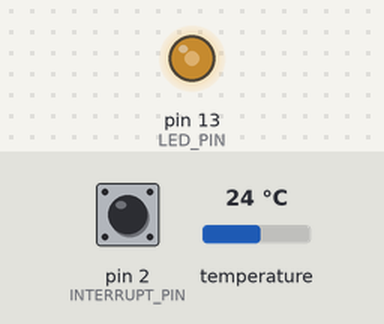
Recording of a sketch running on a simulated Arduino Leonardo, built with avr-gcc and run on an emulated ATmega32U4. Shown: output pins drawn as LEDs (lit = HIGH). The inputs (shaded band) are chosen by the test bench; at power-on: pin 2 (INTERRUPT_PIN) LOW, temperature 24 °C. The sensor or clock chip raises its interrupt line as the real part does; pins used as bus, display or sensor lines are not drawn; what the sketch prints to the serial monitor is not drawn.

Above: at 5.7 s.
5.8 s: pin 2 (INTERRUPT_PIN) pulled HIGH for 0.15 s
At 6.9 s:
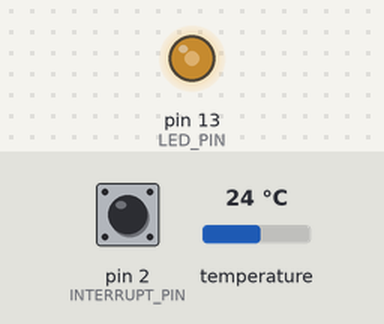
8.9 s: pin 2 (INTERRUPT_PIN) pulled HIGH for 1 s
At 9.7 s:
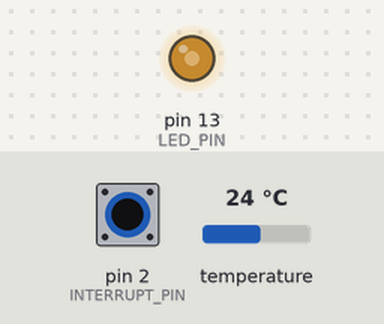
12.9 s: pin 2 (INTERRUPT_PIN) pulsed HIGH 2 times (0.12 s each, 0.3 s apart)
At 13.13 s:
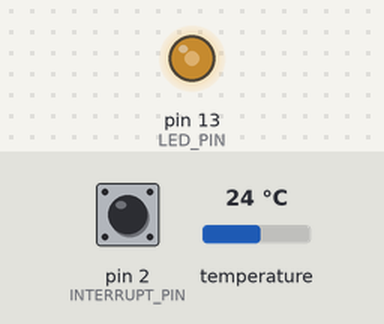
15.0 s: pin 2 (INTERRUPT_PIN) driven HIGH
At 16.3 s:
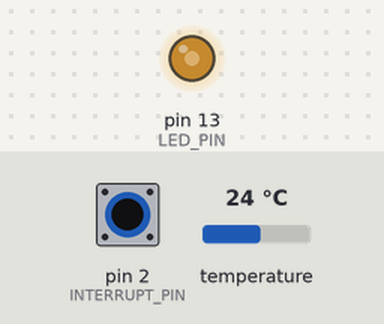
Timing chart, 0 to 17.5 s (numbered marks = the images above; inputs shaded):
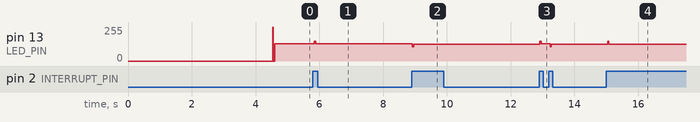

Measured:
- after the input at 5.8 s, pin 13 (LED_PIN): 128/255 → 149/255 at once, → 128/255 0.04 s later
- after the input at 8.9 s, pin 13 (LED_PIN): 128/255 → 127/255 at once
- after the input at 12.9 s, pin 13 (LED_PIN): 127/255 → 128/255 at once, → 127/255 0.32 s later
- after the input at 15.0 s, pin 13 (LED_PIN): 127/255 → 149/255 at once, → 127/255 0.04 s later

The sketch:

MPU6050.ino
```cpp
// I2C device class (I2Cdev) demonstration Arduino sketch for MPU6050 class using DMP (MotionApps v2.0)
// 6/21/2012 by Jeff Rowberg <jeff@rowberg.net>
// Updates should (hopefully) always be available at https://github.com/jrowberg/i2cdevlib
//
// Changelog:
//      2013-05-08 - added seamless Fastwire support
//                 - added note about gyro calibration
//      2012-06-21 - added note about Arduino 1.0.1 + Leonardo compatibility error
//      2012-06-20 - improved FIFO overflow handling and simplified read process
//      2012-06-19 - completely rearranged DMP initialization code and simplification
//      2012-06-13 - pull gyro and accel data from FIFO packet instead of reading directly
//      2012-06-09 - fix broken FIFO read sequence and change interrupt detection to RISING
//      2012-06-05 - add gravity-compensated initial reference frame acceleration output
//                 - add 3D math helper file to DMP6 example sketch
//                 - add Euler output and Yaw/Pitch/Roll output formats
//      2012-06-04 - remove accel offset clearing for better results (thanks Sungon Lee)
//      2012-06-01 - fixed gyro sensitivity to be 2000 deg/sec instead of 250
//      2012-05-30 - basic DMP initialization working

/* ============================================
I2Cdev device library code is placed under the MIT license
Copyright (c) 2012 Jeff Rowberg

Permission is hereby granted, free of charge, to any person obtaining a copy
of this software and associated documentation files (the "Software"), to deal
in the Software without restriction, including without limitation the rights
to use, copy, modify, merge, publish, distribute, sublicense, and/or sell
copies of the Software, and to permit persons to whom the Software is
furnished to do so, subject to the following conditions:

The above copyright notice and this permission notice shall be included in
all copies or substantial portions of the Software.

THE SOFTWARE IS PROVIDED "AS IS", WITHOUT WARRANTY OF ANY KIND, EXPRESS OR
IMPLIED, INCLUDING BUT NOT LIMITED TO THE WARRANTIES OF MERCHANTABILITY,
FITNESS FOR A PARTICULAR PURPOSE AND NONINFRINGEMENT. IN NO EVENT SHALL THE
AUTHORS OR COPYRIGHT HOLDERS BE LIABLE FOR ANY CLAIM, DAMAGES OR OTHER
LIABILITY, WHETHER IN AN ACTION OF CONTRACT, TORT OR OTHERWISE, ARISING FROM,
OUT OF OR IN CONNECTION WITH THE SOFTWARE OR THE USE OR OTHER DEALINGS IN
THE SOFTWARE.
===============================================
*/

// I2Cdev and MPU6050 must be installed as libraries, or else the .cpp/.h files
// for both classes must be in the include path of your project
#include "I2Cdev.h"

#include "MPU6050_6Axis_MotionApps20.h"
//#include "MPU6050.h" // not necessary if using MotionApps include file

// Arduino Wire library is required if I2Cdev I2CDEV_ARDUINO_WIRE implementation
// is used in I2Cdev.h
#if I2CDEV_IMPLEMENTATION == I2CDEV_ARDUINO_WIRE
    #include "Wire.h"
#endif

// class default I2C address is 0x68
// specific I2C addresses may be passed as a parameter here
// AD0 low = 0x68 (default for SparkFun breakout and InvenSense evaluation board)
// AD0 high = 0x69
MPU6050 mpu;
//MPU6050 mpu(0x69); // <-- use for AD0 high

/* =========================================================================
   NOTE: In addition to connection 3.3v, GND, SDA, and SCL, this sketch
   depends on the MPU-6050's INT pin being connected to the Arduino's
   external interrupt #0 pin. On the Arduino Uno and Mega 2560, this is
   digital I/O pin 2.
 * ========================================================================= */

/* =========================================================================
   NOTE: Arduino v1.0.1 with the Leonardo board generates a compile error
   when using Serial.write(buf, len). The Teapot output uses this method.
   The solution requires a modification to the Arduino USBAPI.h file, which
   is fortunately simple, but annoying. This will be fixed in the next IDE
   release. For more info, see these links:

   http://arduino.cc/forum/index.php/topic,109987.0.html
   http://code.google.com/p/arduino/issues/detail?id=958
 * ========================================================================= */


#define INTERRUPT_PIN 2  // use pin 2 on Arduino Uno & most boards
#define LED_PIN 13 // (Arduino is 13, Teensy is 11, Teensy++ is 6)
#define TRIGGER_PIN 5
bool blinkState = false;

// MPU control/status vars
bool dmpReady = false;  // set true if DMP init was successful
uint8_t mpuIntStatus;   // holds actual interrupt status byte from MPU
uint8_t devStatus;      // return status after each device operation (0 = success, !0 = error)
uint16_t packetSize;    // expected DMP packet size (default is 42 bytes)
uint16_t fifoCount;     // count of all bytes currently in FIFO
uint8_t fifoBuffer[64]; // FIFO storage buffer

// orientation/motion vars
Quaternion q;           // [w, x, y, z]         quaternion container
VectorInt16 aa;         // [x, y, z]            accel sensor measurements
VectorInt16 aaReal;     // [x, y, z]            gravity-free accel sensor measurements
VectorInt16 aaWorld;    // [x, y, z]            world-frame accel sensor measurements
VectorFloat gravity;    // [x, y, z]            gravity vector
float euler[3];         // [psi, theta, phi]    Euler angle container
float ypr[3];           // [yaw, pitch, roll]   yaw/pitch/roll container and gravity vector

// packet structure for InvenSense teapot demo
uint8_t teapotPacket[36] = { '$', 0x03, 0,0, 0,0, 0,0, 0,0, 0,0, 0,0, 0,0, 0,0, 0,0, 0,0, 0,0, 0x00, 0x00,  0,0,0,0,  0,0,0,0,  '\r', '\n' };
unsigned long nextInfoTime = 0;


// ================================================================
// ===               INTERRUPT DETECTION ROUTINE                ===
// ================================================================

volatile bool mpuInterrupt = false;     // indicates whether MPU interrupt pin has gone high
volatile unsigned long irqTimestamp = 0;
volatile unsigned long triggerCounter = 0;
volatile byte irqCounter = 0;
volatile byte waitCounter = 0;


void dmpDataReady() {
    irqTimestamp = millis();
    irqCounter++;
    if (irqCounter == 10){ // 20 Hz
      //if (waitCounter < 20){ // only count below 1 sec
        digitalWrite(TRIGGER_PIN, HIGH);
        //delayMicroseconds(1);
        digitalWrite(TRIGGER_PIN, LOW);
        triggerCounter++;
      //}
      irqCounter = 0;
      /*waitCounter++;
      if (waitCounter == 40){ // reset at 2 sec
        waitCounter = 0;
      } */
    }
    mpuInterrupt = true;
}


// ================================================================
// ===                      INITIAL SETUP                       ===
// ================================================================

void setup() {
    // join I2C bus (I2Cdev library doesn't do this automatically)
    #if I2CDEV_IMPLEMENTATION == I2CDEV_ARDUINO_WIRE
        Wire.begin();
        Wire.setClock(400000); // 400kHz I2C clock. Comment this line if having compilation difficulties
    #elif I2CDEV_IMPLEMENTATION == I2CDEV_BUILTIN_FASTWIRE
        Fastwire::setup(400, true);
    #endif

    // initialize serial communication
    // (115200 chosen because it is required for Teapot Demo output, but it's
    // really up to you depending on your project)
    //Serial.begin(115200);
    Serial.begin(230400);
    while (!Serial); // wait for Leonardo enumeration, others continue immediately

    // NOTE: 8MHz or slower host processors, like the Teensy @ 3.3v or Ardunio
    // Pro Mini running at 3.3v, cannot handle this baud rate reliably due to
    // the baud timing being too misaligned with processor ticks. You must use
    // 38400 or slower in these cases, or use some kind of external separate
    // crystal solution for the UART timer.

    digitalWrite(TRIGGER_PIN, LOW);  //  drive it low without temporarily driving it high
    pinMode(TRIGGER_PIN, OUTPUT);

    /*
    for (int i=0; i < 500; i++){
      digitalWrite(TRIGGER_PIN, HIGH);
      delay(2);
      digitalWrite(TRIGGER_PIN, LOW);
      delay(2);
    }
    */

    // initialize device
    Serial.println(F("Initializing I2C devices..."));
    mpu.initialize();
    pinMode(INTERRUPT_PIN, INPUT);

    // verify connection
    Serial.println(F("Testing device connections..."));
    Serial.println(mpu.testConnection() ? F("MPU6050 connection successful") : F("MPU6050 connection failed"));

    // load and configure the DMP
    Serial.println(F("Initializing DMP..."));
    devStatus = mpu.dmpInitialize();

    // supply your own gyro offsets here, scaled for min sensitivity
   /* mpu.setXAccelOffset(-1169);
    mpu.setYAccelOffset(744);
    mpu.setZAccelOffset(1620);
    mpu.setXGyroOffset(48);
    mpu.setYGyroOffset(47);
    mpu.setZGyroOffset(-8);*/

    // make sure it worked (returns 0 if so)
    if (devStatus == 0) {
        // turn on the DMP, now that it's ready
        Serial.println(F("Enabling DMP..."));
        mpu.setDMPEnabled(true);

        // enable Arduino interrupt detection
        Serial.println(F("Enabling interrupt detection (Arduino external interrupt 0)..."));
        attachInterrupt(digitalPinToInterrupt(INTERRUPT_PIN), dmpDataReady, RISING);
        mpuIntStatus = mpu.getIntStatus();

        // set our DMP Ready flag so the main loop() function knows it's okay to use it
        Serial.println(F("DMP ready! Waiting for first interrupt..."));
        dmpReady = true;

        // get expected DMP packet size for later comparison
        packetSize = mpu.dmpGetFIFOPacketSize();
    } else {
        // ERROR!
        // 1 = initial memory load failed
        // 2 = DMP configuration updates failed
        // (if it's going to break, usually the code will be 1)
        Serial.print(F("DMP Initialization failed (code "));
        Serial.print(devStatus);
        Serial.println(F(")"));
    }

    // configure LED for output
    pinMode(LED_PIN, OUTPUT);


    delay(4000);
}


// ================================================================
// ===                    MAIN PROGRAM LOOP                     ===
// ================================================================

void loop() {
    // if programming failed, don't try to do anything
    if (!dmpReady) return;

    // wait for MPU interrupt or extra packet(s) available
    while (!mpuInterrupt && fifoCount < packetSize) {
        // other program behavior stuff here
        // .
        // .
        // .
        // if you are really paranoid you can frequently test in between other
        // stuff to see if mpuInterrupt is true, and if so, "break;" from the
        // while() loop to immediately process the MPU data
        // .
        // .
        // .
    }

    // reset interrupt flag and get INT_STATUS byte
    mpuInterrupt = false;
    mpuIntStatus = mpu.getIntStatus();

    // get current FIFO count
    fifoCount = mpu.getFIFOCount();

    // check for overflow (this should never happen unless our code is too inefficient)
    if ((mpuIntStatus & 0x10) || fifoCount == 1024) {
        // reset so we can continue cleanly
        mpu.resetFIFO();
        Serial.println(F("FIFO overflow!"));
        //delay(5000);

    // otherwise, check for DMP data ready interrupt (this should happen frequently)
    } else if (mpuIntStatus & 0x02) {
        // wait for correct available data length, should be a VERY short wait
        while (fifoCount < packetSize) fifoCount = mpu.getFIFOCount();

        // read a packet from FIFO
        mpu.getFIFOBytes(fifoBuffer, packetSize);

        // track FIFO count here in case there is > 1 packet available
        // (this lets us immediately read more without waiting for an interrupt)
        fifoCount -= packetSize;

        // display quaternion values in InvenSense Teapot demo format:
        teapotPacket[2] = fifoBuffer[0];
        teapotPacket[3] = fifoBuffer[1];
        teapotPacket[4] = fifoBuffer[4];
        teapotPacket[5] = fifoBuffer[5];
        teapotPacket[6] = fifoBuffer[8];
        teapotPacket[7] = fifoBuffer[9];
        teapotPacket[8] = fifoBuffer[12];
        teapotPacket[9] = fifoBuffer[13];
        // gyro values
        teapotPacket[10] = fifoBuffer[16];
        teapotPacket[11] = fifoBuffer[17];
        teapotPacket[12] = fifoBuffer[20];
        teapotPacket[13] = fifoBuffer[21];
        teapotPacket[14] = fifoBuffer[24];
        teapotPacket[15] = fifoBuffer[25];
        // accelerometer values
        teapotPacket[16] = fifoBuffer[28];
        teapotPacket[17] = fifoBuffer[29];
        teapotPacket[18] = fifoBuffer[32];
        teapotPacket[19] = fifoBuffer[33];
        teapotPacket[20] = fifoBuffer[36];
        teapotPacket[21] = fifoBuffer[37];
        //temperature
        int16_t temperature = mpu.getTemperature();
        teapotPacket[22] = temperature >> 8;
        teapotPacket[23] = temperature & 0xFF;
        //  timestamp
        teapotPacket[26]=(irqTimestamp >> 24) & 0xFF;
        teapotPacket[27]=(irqTimestamp >> 16) & 0xFF;
        teapotPacket[28]=(irqTimestamp >> 8) & 0xFF;
        teapotPacket[29]=irqTimestamp & 0xFF;
        // trigger counter
        teapotPacket[30]=(triggerCounter >> 24) & 0xFF;
        teapotPacket[31]=(triggerCounter >> 16) & 0xFF;
        teapotPacket[32]=(triggerCounter >> 8) & 0xFF;
        teapotPacket[33]=triggerCounter & 0xFF;

        Serial.write(teapotPacket, 36);

        /*if (millis() >= nextInfoTime){
          nextInfoTime = millis() + 1000;
          //Serial.println(teapotPacket[25]);
          //teapotPacket[25] = 0;
          Serial.println(triggerCounter);
        }*/
        //Serial.println(irqTimestamp);

        teapotPacket[25]++; // packetCount, loops at 0xFF on purpose


        // blink LED to indicate activity
        blinkState = !blinkState;
        digitalWrite(LED_PIN, blinkState);
        // irqTimestamp += 5; // assuming 200 Hz
    }
}
```
